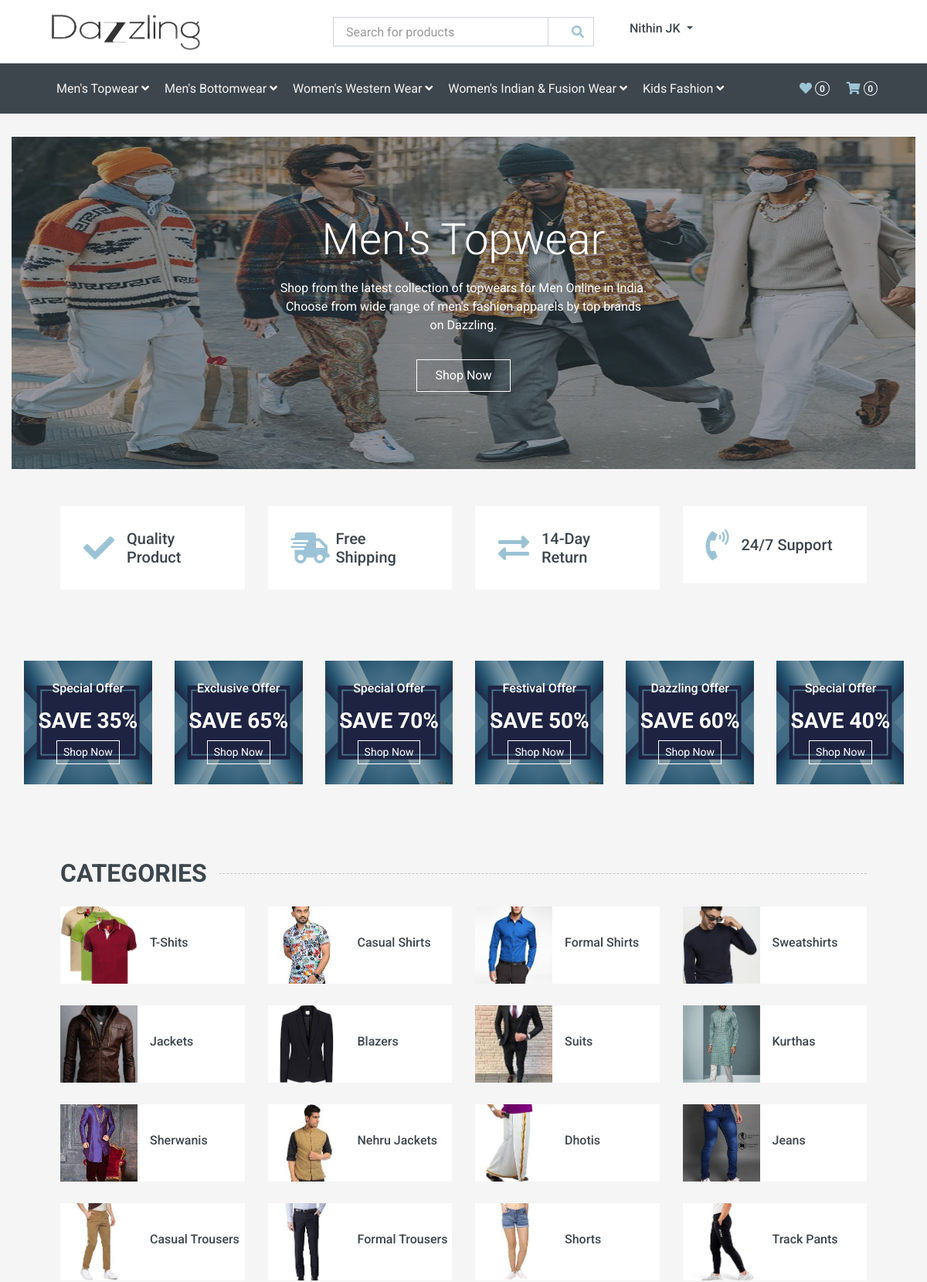
/ (signed in, upper part), run on the app's committed database.
### shop/models.py (models this page shows, shortened)
class SubCategory(models.Model):
    name = models.CharField(max_length=100, unique=True)
    slug = models.SlugField(max_length=100, unique=True)
    desc = models.TextField(default='')
    img = models.ImageField(upload_to='subcat', default='')
    def get_url(self):
        return reverse('scprod_list', args=[self.slug])

class Offers(models.Model):
    name = models.CharField(max_length=100)
    offer = models.IntegerField()
    slug = models.SlugField(max_length=100, unique=True)
    expiry = models.DateField()
    def get_url(self):
        return reverse('offprod_list', args=[self.slug])

class Category(models.Model):
    name = models.CharField(max_length=100, unique=True)
    slug = models.SlugField(max_length=100, unique=True)
    img = models.ImageField(upload_to='categ', default='')
    subcat = models.ManyToManyField(SubCategory, blank=True)
    def __str__(self):
        return self.name
    def get_url(self):
        return reverse('products_list', args=[self.slug])

### shop/views.py (the view)
# urls.py: 2. Add a URL to urlpatterns:  path('', views.home, name='home')
def home(request, sc_slug=None):
    subcat = None
    products = None
    if sc_slug != None:
        subcat = get_object_or_404(SubCategory, slug=sc_slug)
        products = Products.objects.filter(sub_category=subcat, available=True).order_by('-id')
        paginator = Paginator(products,12)
        try:
            page = int(request.GET.get('page','1'))
        except:
            page = 1
        try:
            pro = paginator.page(page)
        except(EmptyPage,InvalidPage):
            pro = paginator.page(paginator.num_pages)
        data = {
            'products':products,
            'pg': pro,
            'has_next': pro.has_next(),
            'has_previous': pro.has_previous(),
        }
        return render(request, 'products.html', data)
    else:
        products = Products.objects.all().filter(available=True).order_by('-id')
        sc_count = SubCategory.objects.all().count()
        f_products = Products.objects.all().filter(available=True,featured=True)
        brands = Brands.objects.all().order_by('-id')
        offers = Offers.objects.all().order_by('-id')
        ads = Ads.objects.all().order_by('-id')
        ad_count = Ads.objects.all().count()
        data = {
            'sc_count': range(sc_count),
            'products':products,
            'f_products':f_products,
            'brands':brands,
            'offers':offers,
            'ads':ads,
            'ad_count': range(ad_count),
        }
        return render(request, 'index.html', data)

### accounts/context_processor.py (called while the page is built)
def wcount(request):
    w_count = 0
    if 'admin' in request.path:
        return {}
    else:
        if request.session.has_key('uid'):
            try:
                w_count = Wishlist.objects.filter(user_id=request.session['uid']).count()
            except Wishlist.DoesNotExist:
                w_count = 0
        else:
            w_count = 0
        return dict(w_count=w_count)

### cart/context_processor.py (called while the page is built)
def count(request):
    itm_count = 0
    if 'admin' in request.path:
        return {}
    else:
        try:
            if request.session.has_key('uid'):
                ct = CartList.objects.filter(cart_id=request.session['uid'])
            else:
                ct = CartList.objects.filter(cart_id=crt_id(request))
            cti = Items.objects.all().filter(cart=ct[:1])
            for c in cti:
                itm_count += c.quantity
        except CartList.DoesNotExist:
            itm_count = 0
        return dict(item_count=itm_count)

### shop/context_processor.py (called while the page is built)
def navbar(request):
    if 'admin' in request.path:
        return {}
    else:
        subcats = SubCategory.objects.all()
        categories = Category.objects.all()
        user = None
        if request.session.has_key('uid'):
            user = User.objects.get(id=request.session['uid'])
        data = {
                'categories': categories,
                'subcats': subcats,
                'user': user,
            }
        return data

def filter(request):
    if 'admin' in request.path:
        return {}
    else:
        prices = []
        products = Products.objects.all()
        for i in products:
            prdct = Products.objects.get(id=i.id)
            offer = Offers.objects.get(id=prdct.offer.id)
            discount = i.price * (offer.offer * 0.01)
            act_price = int(i.price-discount)
            prices.append(act_price)
        colors = Products.objects.filter().values('color').distinct()
        sec_colors = Products.objects.filter().values('sec_color').distinct()
        tot_colors = colors.union(sec_colors)
        return {'max_price':max(prices), 'colors':tot_colors,}

### shop/models.py (called while the page is built)
    def get_url(self):
        return reverse('product_detail', args=[self.category.slug, self.slug])

    def actual_price(self):
        off = self.offer.offer * 0.01
        discount = self.price * off
        act_price = self.price-discount
        return int(act_price)

### shop/templatetags/app_tags.py (called while the page is built)
def catfilter(cat, subcateg):
    return cat.filter(subcat=subcateg)

def times(num):
    return range(round(num))

### templates/index.html (shortened to what this page needs)
{% extends 'base.html' %}
{% load static %}
{% load app_tags %}
{% block content %}
<div class="container-fluid mb-3">
    <div id="header-carousel" class="carousel slide carousel-fade mb-30 mb-lg-0" data-ride="carousel">
        <div class="carousel-inner">
            {% for subcat in subcats %}
            {% if forloop.first %}
            <div class="carousel-item position-relative active" style="height: 430px;">
                <img class="position-absolute w-100 h-100" src="{{ subcat.img.url }}" style="object-fit: fill;">
                <div class="carousel-caption d-flex flex-column align-items-center justify-content-center">
                    <div class="p-3" style="max-width: 700px;">
                        <h1 class="display-4 text-white mb-3 animate__animated animate__fadeInDown">
                            {{ subcat.name }}
                        </h1>
                        <p class="mx-md-5 px-5 animate__animated animate__bounceIn">{{ subcat.desc}}</p>
                        <a class="btn btn-outline-light py-2 px-4 mt-3 animate__animated animate__fadeInUp"
                            href="{{ subcat.get_url }}">Shop Now</a>
                    </div>
                </div>
            </div>
            {% endif %}
            {% endfor %}
        </div>
        <div class="container-fluid pt-5">
            <div class="row px-xl-5 pb-3">
                <div class="col-lg-3 col-md-6 col-sm-12 pb-1">
                    <div class="d-flex align-items-center bg-light mb-4" style="padding: 30px;">
                        <h1 class="fa fa-check text-primary m-0 mr-3"></h1>
                        <h5 class="font-weight-semi-bold m-0">Quality Product</h5>
                    </div>
                </div>
                <div class="col-lg-3 col-md-6 col-sm-12 pb-1">
                    <div class="d-flex align-items-center bg-light mb-4" style="padding: 30px;">
                        <h1 class="fa fa-shipping-fast text-primary m-0 mr-2"></h1>
                        <h5 class="font-weight-semi-bold m-0">Free Shipping</h5>
                    </div>
                </div>
                <div class="col-lg-3 col-md-6 col-sm-12 pb-1">
                    <div class="d-flex align-items-center bg-light mb-4" style="padding: 30px;">
                        <h1 class="fas fa-exchange-alt text-primary m-0 mr-3"></h1>
                        <h5 class="font-weight-semi-bold m-0">14-Day Return</h5>
                    </div>
                </div>
                <div class="col-lg-3 col-md-6 col-sm-12 pb-1">
                    <div class="d-flex align-items-center bg-light mb-4" style="padding: 30px;">
                        <h1 class="fa fa-phone-volume text-primary m-0 mr-3"></h1>
                        <h5 class="font-weight-semi-bold m-0">24/7 Support</h5>
                    </div>
                </div>
            </div>
        </div>
        <div class="container-fluid py-5">
            <div class="row ">
                <div class="col">
                    <div class="owl-carousel vendor-carousel">
                        {% for offer in offers %}
                        <div class="product-offer" style="height: 10rem;">
                            <img class="img-fluid" src="{% static 'img/offer1.jpg' %}" alt="" style="object-fit: fill;">
                            <div class="offer-text">
                                <h6 class="text-white mb-3">{{ offer.name }}</h6>
                                <h3 class="text-white text-uppercase">Save {{ offer.offer }}%</h3>
                                <a href="{{ offer.get_url }}" class="btn btn-sm btn-outline-light">Shop Now</a>
                            </div>
                        </div>
                        {% endfor %}
                    </div>
                </div>
            </div>
        </div>
        <div class="container-fluid pt-5">
            <h2 class="section-title position-relative text-uppercase mx-xl-5 mb-4"><span
                    class="bg-secondary pr-3">Categories</span></h2>
            <div class="row px-xl-5 pb-3">
                {% for category in categories %}
                <div class="col-lg-3 col-md-4 col-sm-6 pb-1">
                    <a class="text-decoration-none" href="{{ category.get_url }}">
                        <div class="cat-item d-flex align-items-center mb-4">
                            <div class="overflow-hidden" style="width: 100px; height: 100px;">
                                <img class="img-fluid" src="{{ category.img.url }}" alt="">
                            </div>
                            <div class="flex-fill pl-3">
                                <h6>{{ category.name }}</h6>
                            </div>
                        </div>
                    </a>
                </div>
                {% endfor %}
            </div>
        </div>
    </div>
</div>
{% endblock %}

### templates/base.html (shortened to what this page needs)
{% load static %}
{% load app_tags %}
<!DOCTYPE html>
<html lang="en">
<head>
    <link href="https://cdnjs.cloudflare.com/ajax/libs/font-awesome/5.10.0/css/all.min.css" rel="stylesheet">
    <link href="{% static 'lib/animate/animate.min.css' %}" rel="stylesheet">
    <link href="{% static 'lib/owlcarousel/assets/owl.carousel.min.css' %}" rel="stylesheet">
    <link href="{% static 'css/style.css' %}" rel="stylesheet">
</head>
<body>
    <div class="container-fluid">
        <div class="row align-items-center bg-light py-3 px-xl-5 d-none d-lg-flex">
            <div class="col-lg-4">
                <a href="" class="text-decoration-none">
                    <img src="{% static 'img/logo.png' %}" alt="logo" style="height: 50px; width: 200px;">
                </a>
            </div>
            <div class="col-lg-4 col-6 text-left">
                <form action="{% url 'search' %}" method="get" id="search">
                    <div class="input-group">
                        <input type="text" class="form-control" name="qry" id="inp" placeholder=" Search for products">
                        <div class="input-group-append">
                            <span class="input-group-text bg-transparent text-primary">
                                <button class="btn btn-sm" type="submit"></button><i class="fa fa-search"></i>
                            </span>
                        </div>
                    </div>
                </form>
            </div>
            {% if user != None %}
            <div class="col-lg-4 col-6">
                <div class="nav-item dropdown">
                    <a href="#" class="nav-link dropdown-toggle h6 text-dark" data-toggle="dropdown">
                        {{ user.first_name}}&nbsp;{{ user.last_name}}
                    </a>
                </div>
            </div>
            {% else %}
            <div class="col-lg-4 col-6 text-right">
                <a href="{% url 'login' %}" class="btn">Sign in</a>
                <a href="{% url 'register' %}" class="btn">Sign up</a>
            </div>
            {% endif %}
        </div>
    </div>
    <div class="container-fluid bg-dark mb-30">
        <div class="row px-xl-5">
            <div class="col">
                <nav class="navbar navbar-expand-lg bg-dark navbar-dark py-3 py-lg-0 px-0">
                    <div class="collapse navbar-collapse justify-content-between" id="navbarCollapse">
                        <div class="navbar-nav mr-auto py-0">
                            {% for subcat in subcats %}
                            <div class="nav-item dropdown">
                                <a href="" class="nav-link dropdown-toggle" data-toggle="dropdown">
                                    {{ subcat.name }}
                                    <i class="fa fa-angle-down mt-1"></i></a>
                            </div>
                            {% endfor %}
                        </div>
                        <div class="navbar-nav ml-auto py-0 d-none d-lg-block">
                            <a href="{% url 'wishlist' %}" class="btn px-0">
                                <i class="fas fa-heart text-primary"></i>
                                <span class="badge text-secondary border border-secondary rounded-circle"
                                    style="padding-bottom: 2px;">{{ w_count }}</span>
                            </a>
                            <a href="{% url 'cart_details' %}" class="btn px-0 ml-3">
                                <i class="fas fa-shopping-cart text-primary"></i>
                                <span class="badge text-secondary border border-secondary rounded-circle"
                                    style="padding-bottom: 2px;">{{ item_count }}</span>
                            </a>
                        </div>
                    </div>
                </nav>
            </div>
        </div>
    </div>
    {% block content %}
    {% endblock %}
</body>
</html>

### data on the page
SubCategory: name "Men's Topwear", img (picture), desc "Shop from the latest collection of topwears for Men Online in India. Choose from wide range of men's fashion apparels by top brands on Dazzling."
SubCategory: name "Men's Bottomwear"
SubCategory: name "Women's Western Wear"
SubCategory: name "Women's Indian & Fusion Wear"
SubCategory: name "Kids Fashion"
Offers: name "Special Offer", offer "35"
Offers: name "Exclusive Offer", offer "65"
Offers: name "Special Offer", offer "70"
Offers: name "Festival Offer", offer "50"
Offers: name "Dazzling Offer", offer "60"
Offers: name "Special Offer", offer "40"
Category: img (picture), name "T-Shits"
Category: img (picture), name "Casual Shirts"
Category: img (picture), name "Formal Shirts"
Category: img (picture), name "Sweatshirts"
Category: img (picture), name "Jackets"
Category: img (picture), name "Blazers"
Category: img (picture), name "Suits"
Category: img (picture), name "Kurthas"
Category: img (picture), name "Sherwanis"
Category: img (picture), name "Nehru Jackets"
Category: img (picture), name "Dhotis"
Category: img (picture), name "Jeans"
Category: img (picture), name "Casual Trousers"
Category: img (picture), name "Formal Trousers"
Category: img (picture), name "Shorts"
Category: img (picture), name "Track Pants"

### other printed values
{{ user.first_name }} "Nithin"
{{ user.last_name }} "JK"
{{ w_count }} "0"
{{ item_count }} "0"
